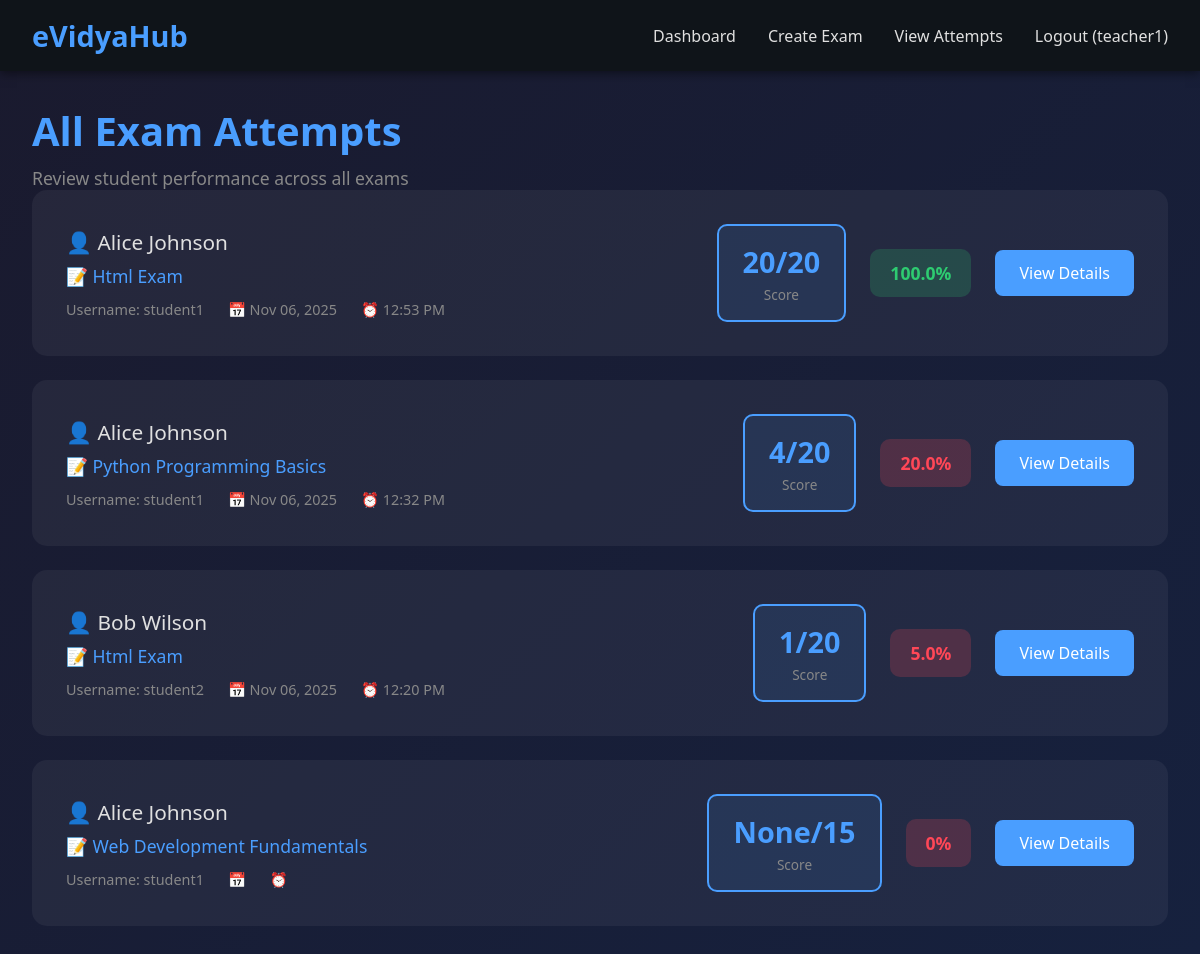
/teacher/attempts/ (signed in), run on the app's committed database.
### exam/models.py (models this page shows, shortened)
class ExamAttempt(models.Model):
    student = models.ForeignKey(User, on_delete=models.CASCADE, related_name='exam_attempts')
    exam = models.ForeignKey(Exam, on_delete=models.CASCADE, related_name='attempts')
    started_at = models.DateTimeField(auto_now_add=True)
    completed_at = models.DateTimeField(null=True, blank=True)
    score = models.IntegerField(null=True, blank=True)
    is_graded = models.BooleanField(default=False)
    def get_percentage(self):
        if self.score is not None and self.exam.total_marks > 0:
            return round((self.score / self.exam.total_marks) * 100, 2)
        return 0
    class Meta:
        ordering = ['-started_at']
        unique_together = ['student', 'exam']
        verbose_name = "Exam Attempt"
        verbose_name_plural = "Exam Attempts"

class Exam(models.Model):
    teacher = models.ForeignKey(User, on_delete=models.CASCADE, related_name='created_exams')
    title = models.CharField(max_length=200)
    description = models.TextField()
    duration = models.IntegerField(help_text="Duration in minutes")
    total_marks = models.IntegerField()
    created_at = models.DateTimeField(auto_now_add=True)
    updated_at = models.DateTimeField(auto_now=True)
    is_active = models.BooleanField(default=True)
    class Meta:
        ordering = ['-created_at']
        verbose_name = "Exam"
        verbose_name_plural = "Exams"

### exam/views.py (the view)
# urls.py: path('teacher/attempts/', views.view_attempts, name='view_attempts'),
@login_required
def view_attempts(request):
    profile = get_object_or_404(UserProfile, user=request.user)
    if profile.user_type != 'teacher':
        return redirect('home')
    attempts = ExamAttempt.objects.filter(
        exam__teacher=request.user
    ).select_related('student', 'exam').order_by('-started_at')
    context = {
        'attempts': attempts,
        'profile': profile
    }
    return render(request, 'view_attempts.html', context)

### templates/view_attempts.html (shortened to what this page needs)
{% extends 'base.html' %}
{% block content %}
<div class="page-header">
    <h1 class="page-title">All Exam Attempts</h1>
    <p class="page-subtitle">Review student performance across all exams</p>
</div>
{% if attempts %}
<div class="attempts-list">
    {% for attempt in attempts %}
    {% with percentage=attempt.get_percentage %}
    <div class="attempt-card">
        <div class="attempt-info">
            <div class="student-name">👤 {{ attempt.student.get_full_name }}</div>
            <div class="exam-title">📝 {{ attempt.exam.title }}</div>
            <div class="attempt-meta">
                <span>Username: {{ attempt.student.username }}</span>
                <span>📅 {{ attempt.completed_at|date:"M d, Y" }}</span>
                <span>⏰ {{ attempt.completed_at|date:"g:i A" }}</span>
            </div>
        </div>
        <div class="score-section">
            <div class="score-box">
                <div class="score-value">{{ attempt.score }}/{{ attempt.exam.total_marks }}</div>
                <div class="score-label">Score</div>
            </div>
            <div class="percentage-badge
                {% if percentage >= 75 %}percentage-high
                {% elif percentage >= 50 %}percentage-medium
                {% else %}percentage-low
                {% endif %}">
                {{ percentage }}%
            </div>
            <a href="{% url 'grade_attempt' attempt.id %}" class="btn btn-primary">View Details</a>
        </div>
    </div>
    {% endwith %}
    {% endfor %}
</div>
{% else %}
<div class="no-attempts">
    <p style="font-size: 1.2rem; margin-bottom: 1rem;">📊 No exam attempts yet</p>
    <p style="margin-bottom: 2rem;">Students haven't taken any exams yet</p>
    <a href="{% url 'teacher_dashboard' %}" class="btn btn-primary">Back to Dashboard</a>
</div>
{% endif %}
{% endblock %}

### templates/base.html (shortened to what this page needs)
<!DOCTYPE html>
<html lang="en">
<head>
</head>
<body>
    {% if user.is_authenticated %}
    <nav class="navbar">
        <a href="{% url 'home' %}" class="navbar-brand">eVidyaHub</a>
        <ul class="navbar-menu">
            {% if user.userprofile.user_type == 'student' %}
                <li><a href="{% url 'student_dashboard' %}">Dashboard</a></li>
                <li><a href="{% url 'student_results' %}">My Results</a></li>
                <li><a href="{% url 'student_profile' %}">Profile</a></li>
            {% else %}
                <li><a href="{% url 'teacher_dashboard' %}">Dashboard</a></li>
                <li><a href="{% url 'create_exam' %}">Create Exam</a></li>
                <li><a href="{% url 'view_attempts' %}">View Attempts</a></li>
            {% endif %}
            <li><a href="{% url 'logout' %}">Logout ({{ user.username }})</a></li>
        </ul>
    </nav>
    {% endif %}
    <div class="container">
        {% block content %}{% endblock %}
    </div>
</body>
</html>

### data on the page
ExamAttempt: student.get_full_name "Alice Johnson", exam "Html Exam", student.username "student1", completed_at "Nov 06, 2025", completed_at "12:53 PM", score "20", exam.total_marks "20", get_percentage "100.0"
ExamAttempt: student.get_full_name "Alice Johnson", exam "Python Programming Basics", student.username "student1", completed_at "Nov 06, 2025", completed_at "12:32 PM", score "4", exam.total_marks "20", get_percentage "20.0"
ExamAttempt: student.get_full_name "Bob Wilson", exam "Html Exam", student.username "student2", completed_at "Nov 06, 2025", completed_at "12:20 PM", score "1", exam.total_marks "20", get_percentage "5.0"
ExamAttempt: student.get_full_name "Alice Johnson", exam "Web Development Fundamentals", student.username "student1", score "None", exam.total_marks "15", get_percentage "0"

### other printed values
{{ user.username }} "teacher1"
